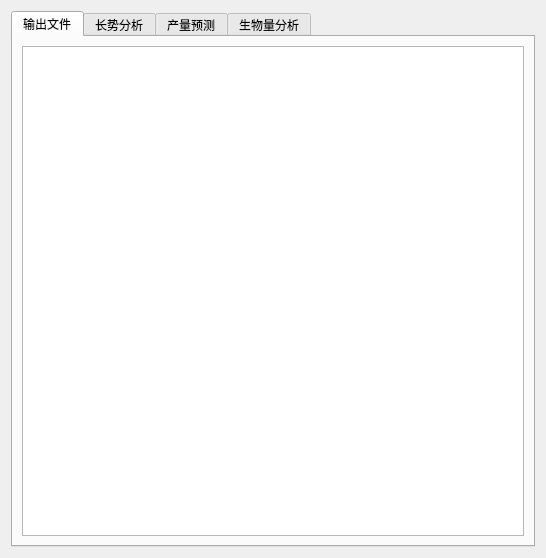
<?xml version="1.0" encoding="UTF-8"?>
<ui version="4.0">
 <class>AgriAPSimAnalysis</class>
 <widget class="QWidget" name="AgriAPSimAnalysis">
  <property name="geometry">
   <rect>
    <x>0</x>
    <y>0</y>
    <width>546</width>
    <height>558</height>
   </rect>
  </property>
  <property name="windowTitle">
   <string>Form</string>
  </property>
  <layout class="QGridLayout" name="gridLayout">
   <item row="0" column="0">
    <widget class="QWidget" name="widget" native="true">
     <layout class="QVBoxLayout" name="verticalLayout">
      <property name="leftMargin">
       <number>0</number>
      </property>
      <property name="topMargin">
       <number>0</number>
      </property>
      <property name="rightMargin">
       <number>0</number>
      </property>
      <property name="bottomMargin">
       <number>0</number>
      </property>
      <item>
       <widget class="QTabWidget" name="tabWidget">
        <property name="currentIndex">
         <number>0</number>
        </property>
        <widget class="QWidget" name="tab_output">
         <attribute name="title">
          <string>输出文件</string>
         </attribute>
         <layout class="QVBoxLayout" name="verticalLayout_3">
          <item>
           <widget class="QTextBrowser" name="textBrowser"/>
          </item>
         </layout>
        </widget>
        <widget class="QWidget" name="tab_growth">
         <attribute name="title">
          <string>长势分析</string>
         </attribute>
        </widget>
        <widget class="QWidget" name="tab_yield">
         <attribute name="title">
          <string>产量预测</string>
         </attribute>
        </widget>
        <widget class="QWidget" name="tab_biomass">
         <attribute name="title">
          <string>生物量分析</string>
         </attribute>
        </widget>
       </widget>
      </item>
     </layout>
    </widget>
   </item>
  </layout>
 </widget>
 <resources/>
 <connections/>
</ui>
